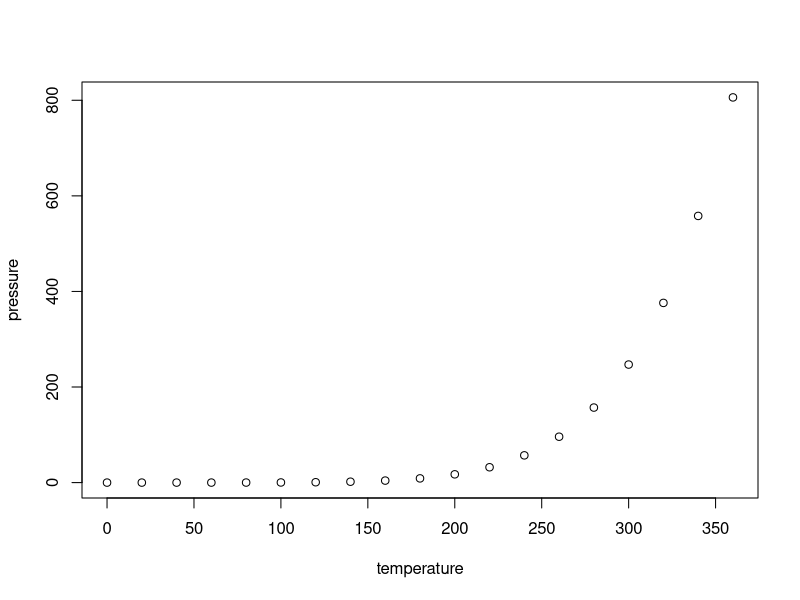
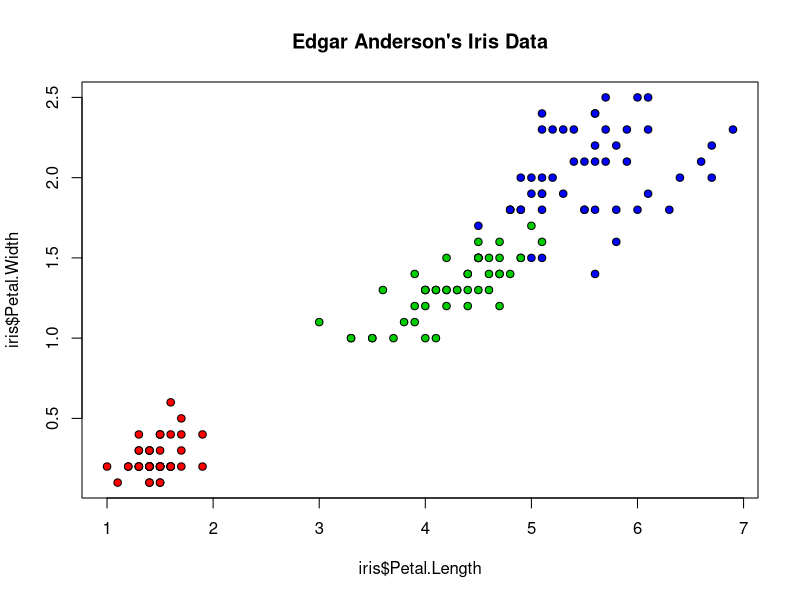

Here is the R script that generated these plots, in order:
## ---- chunk 1
plot(pressure)
## ---- chunk 2
plot(iris$Petal.Length, iris$Petal.Width, pch=21, bg=c("red","green3","blue")[unclass(iris$Species)], main="Edgar Anderson's Iris Data")
